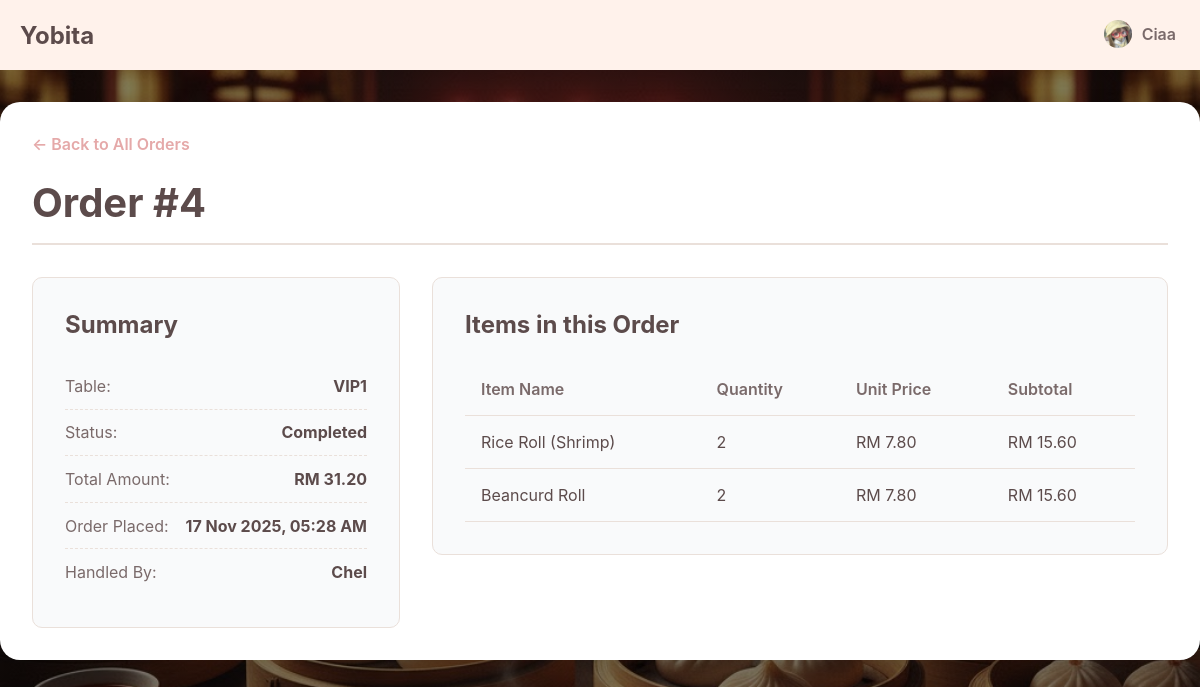
Screenshot of /app/admin/orderDetail.php?id=4 (signed in) with the database file from the repository.
### tables this page shows
CREATE TABLE `orders` (
  `id` int(10) UNSIGNED NOT NULL,
  `table_id` int(10) UNSIGNED NOT NULL,
  `user_id` int(10) UNSIGNED NOT NULL,
  `status` enum('pending','prepared','completed','cancelled') NOT NULL DEFAULT 'pending',
  `total_amount` decimal(10,2) DEFAULT 0.00,
  `created_at` timestamp NOT NULL DEFAULT current_timestamp()
);

CREATE TABLE `dining_tables` (
  `id` int(10) UNSIGNED NOT NULL,
  `table_number` varchar(10) NOT NULL,
  `capacity` int(11) NOT NULL DEFAULT 4,
  `status` enum('available','occupied','reserved') NOT NULL DEFAULT 'available'
);

CREATE TABLE `staffs` (
  `id` int(10) UNSIGNED NOT NULL,
  `username` varchar(50) NOT NULL,
  `email` varchar(255) NOT NULL,
  `password` varchar(255) NOT NULL,
  `role` enum('waiter','admin','chef') NOT NULL DEFAULT 'waiter',
  `profile_picture` varchar(255) DEFAULT NULL,
  `created_at` timestamp NOT NULL DEFAULT current_timestamp()
);

CREATE TABLE `order_items` (
  `id` int(10) UNSIGNED NOT NULL,
  `order_id` int(10) UNSIGNED NOT NULL,
  `menu_item_id` int(10) UNSIGNED NOT NULL,
  `quantity` int(11) NOT NULL DEFAULT 1,
  `price` decimal(8,2) NOT NULL,
  `prepared_at` timestamp NULL DEFAULT NULL
);

CREATE TABLE `menu_items` (
  `id` int(10) UNSIGNED NOT NULL,
  `category_id` int(10) UNSIGNED DEFAULT NULL,
  `name` varchar(100) NOT NULL,
  `description` text DEFAULT NULL,
  `price` decimal(8,2) NOT NULL,
  `image_url` varchar(255) DEFAULT NULL
);

### app/admin/orderDetail.php (the view, shortened to what this page needs)
<?php
require_once '../connection.php';
$order_id = (int)$_GET['id'];
$basePath = "../";
include '../_header.php';
try {
    $sql_order = "SELECT
                    o.id, o.status, o.total_amount, o.created_at,
                    dt.table_number,
                    u.username as waiter_name
                  FROM orders o
                  JOIN dining_tables dt ON o.table_id = dt.id
                  LEFT JOIN staffs u ON o.user_id = u.id
                  WHERE o.id = ?";
    $stmt_order = $pdo->prepare($sql_order);
    $stmt_order->execute([$order_id]);
    $order = $stmt_order->fetch();
    $sql_items = "SELECT oi.quantity, oi.price, mi.name as item_name
                  FROM order_items oi
                  JOIN menu_items mi ON oi.menu_item_id = mi.id
                  WHERE oi.order_id = ?";
    $stmt_items = $pdo->prepare($sql_items);
    $stmt_items->execute([$order_id]);
    $order_items = $stmt_items->fetchAll();
} catch (PDOException $e) {
    die("Database error: " . $e->getMessage());
}
?>
<link rel="stylesheet" href="<?php echo $basePath; ?>css/viewOrders.css">
<main class="main-wrapper">
    <div class="admin-container">
        <a href="viewOrder.php" class="back-link">← Back to All Orders</a>
                <div class="page-header">
            <h1>Order #<?php echo htmlspecialchars($order['id']); ?></h1>
        </div>
        <div class="order-details-grid">
            <div class="order-summary-card">
                <h2 class="section-title">Summary</h2>
                <div class="summary-item">
                    <span>Table:</span>
                    <strong><?php echo htmlspecialchars($order['table_number']); ?></strong>
                </div>
                <div class="summary-item">
                    <span>Status:</span>
                    <strong class="status-text-<?php echo $order['status']; ?>"><?php echo htmlspecialchars(ucfirst($order['status'])); ?></strong>
                </div>
                <div class="summary-item">
                    <span>Total Amount:</span>
                    <strong>RM <?php echo number_format($order['total_amount'], 2); ?></strong>
                </div>
                <div class="summary-item">
                    <span>Order Placed:</span>
                    <strong><?php echo date("d M Y, h:i A", strtotime($order['created_at'])); ?></strong>
                </div>
                <div class="summary-item">
                    <span>Handled By:</span>
                    <strong><?php echo htmlspecialchars($order['waiter_name'] ?? 'N/A'); ?></strong>
                </div>
            </div>
            <div class="order-items-card">
                <h2 class="section-title">Items in this Order</h2>
                <div class="table-responsive">
                    <table>
                        <thead>
                            <tr>
                                <th>Item Name</th>
                                <th>Quantity</th>
                                <th>Unit Price</th>
                                <th>Subtotal</th>
                            </tr>
                        </thead>
                        <tbody>
                            <?php foreach ($order_items as $item): ?>
                                <tr>
                                    <td><?php echo htmlspecialchars($item['item_name']); ?></td>
                                    <td><?php echo $item['quantity']; ?></td>
                                    <td>RM <?php echo number_format($item['price'], 2); ?></td>
                                    <td>RM <?php echo number_format($item['price'] * $item['quantity'], 2); ?></td>
                                </tr>
                            <?php endforeach; ?>
                        </tbody>
                    </table>
                </div>
            </div>
        </div>
    </div>
</main>

### app/css/index.css (style rules this page uses)
:root { --primary: #FFDCDC; --second: #FFF2EB; --third: #ffffff; --fourth: #FFD6BA; --text-dark: #5C4B4B; --text-light: #7a6a6a; --border-color: #EAE0DA; --accent-dark: #E5A9A9; --notification: #FF3B3B; }
* { box-sizing: border-box; margin: 0; padding: 0; }
body { font-family: -apple-system, BlinkMacSystemFont, "Segoe UI", Roboto, Helvetica, Arial, sans-serif; background-color: var(--second); color: var(--text-dark); background: linear-gradient(rgba(0, 0, 0, 0.5), rgba(0, 0, 0, 0.5)), url(../image/Background.jpg) !important; background-size: cover !important; background-position: center !important; background-repeat: no-repeat !important; background-attachment: fixed !important; }
.main-wrapper { padding-top: 70px; padding-bottom: 100px; }

### app/css/viewOrders.css (style rules this page uses)
.admin-container { max-width: 1200px; margin: 2rem auto; padding: 2rem; background-color: #fff; border-radius: 20px; box-shadow: 0 8px 25px rgba(0, 0, 0, 0.1); animation: fadeInUp 0.6s ease-out; }
body { background-color: #f8f9fa; }
.back-link { display: inline-block; margin-bottom: 1.5rem; color: var(--accent-dark, #a05252); text-decoration: none; font-weight: 600; transition: color 0.3s ease; }
.page-header { border-bottom: 2px solid var(--border-color, #eee); padding-bottom: 1rem; margin-bottom: 2rem; }
.page-header h1 { color: var(--text-dark, #333); font-size: 2.5rem; margin: 0; }
.section-title { font-size: 1.5rem; color: var(--text-dark, #333); margin-top: 0; margin-bottom: 1.5rem; }
.table-responsive { overflow-x: auto; }
table { width: 100%; border-collapse: collapse; text-align: left; }
table th, table td { padding: 1rem; border-bottom: 1px solid var(--border-color, #eee); vertical-align: middle; }
table th { background-color: #f9fafb; font-weight: 600; color: var(--text-light, #555); }
.order-details-grid { display: grid; grid-template-columns: 1fr 2fr; gap: 2rem; align-items: flex-start; }
.order-summary-card, .order-items-card { background-color: #f9fafb; padding: 2rem; border-radius: 10px; border: 1px solid var(--border-color, #eee); }
.summary-item { display: flex; justify-content: space-between; padding: 0.8rem 0; border-bottom: 1px dashed var(--border-color, #eee); font-size: 1rem; }
.summary-item:last-child { border-bottom: none; }
.summary-item span { color: var(--text-light); }
.summary-item strong { color: var(--text-dark); }
.status-text-completed { color: #155724; }

### rows the page displays
orders: id "4", table.table_number "VIP1", status "Completed", total_amount "31.20", created_at "17 Nov 2025, 05:28 AM", user.username "Chel"
order_items: menu_item.name "Rice Roll (Shrimp)", quantity "2", price "7.80", $item['price'] * $item['quantity'] "15.60"
order_items: menu_item.name "Beancurd Roll", quantity "2", price "7.80", $item['price'] * $item['quantity'] "15.60"

### other values shown
$_SESSION['username'] "Ciaa"
